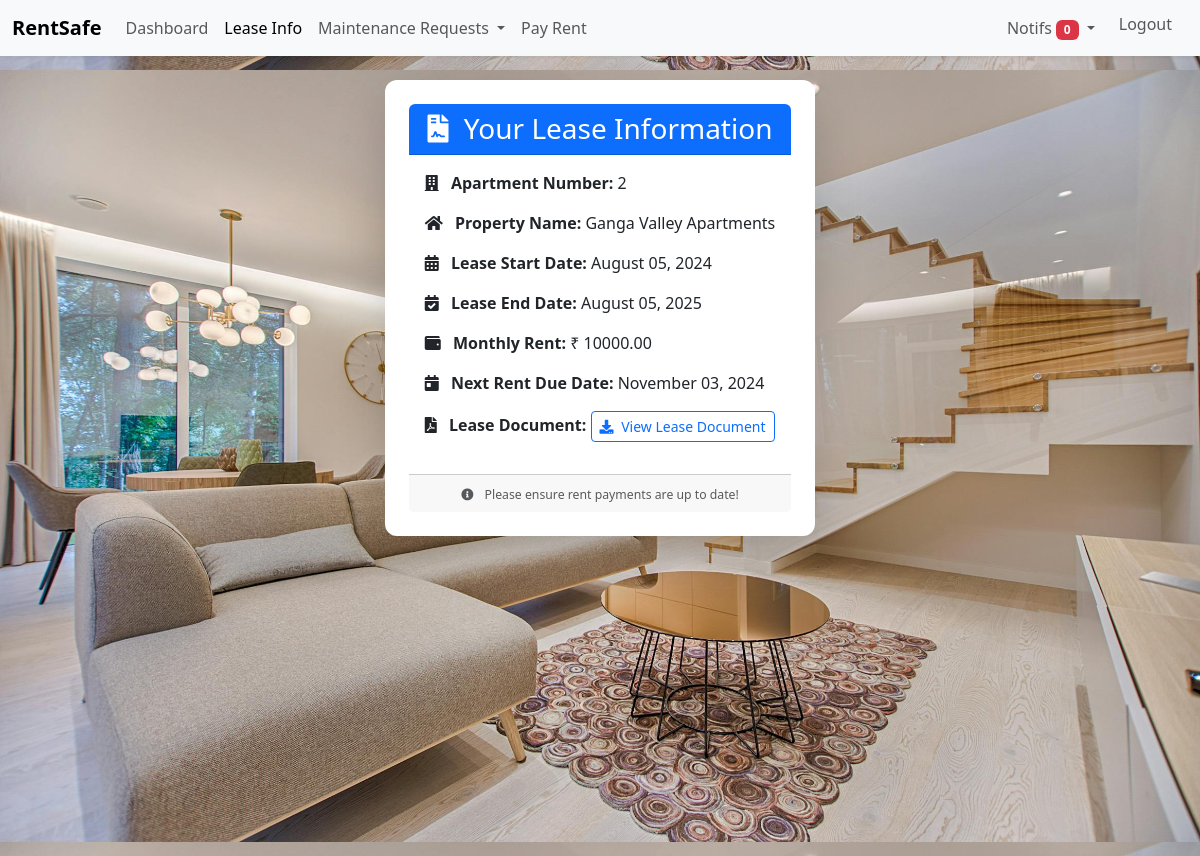
Page /resident/lease_info (signed in) on the committed database.
### app/models.py (models this page shows, shortened)
class Property(db.Model):
    id = db.Column(db.Integer, primary_key=True)
    name = db.Column(db.String(100), nullable=False)
    address = db.Column(db.String(256), nullable=False)
    apartments = db.relationship('Apartment', backref='property', lazy=True)

class Lease(db.Model):
    id = db.Column(db.Integer, primary_key=True)
    apartment_id = db.Column(db.Integer, db.ForeignKey('apartment.id'), nullable=False)
    lessee_id = db.Column(db.Integer, db.ForeignKey('lessee.id'), nullable=False)
    start_date = db.Column(db.Date, nullable=False)
    end_date = db.Column(db.Date, nullable=True)
    monthly_rent = db.Column(db.Numeric(10, 2), nullable=False)
    next_due_date = db.Column(db.Date, nullable=True)
    lease_document_url = db.Column(db.String(255), nullable=True)
    payments = db.relationship('Payment', backref='lease', lazy=True)

### app/routes/resident.py (the view)
@resident.route('/resident/lease_info', methods=['GET'])
@login_required
def view_lease_info():
    resident_id = current_user.id
    lessee_id = current_user.lessee_id
    current_app.logger.info(f"current user's id is {resident_id}")
    lease = (
        db.session.query(Lease, Apartment, Property)
        .join(Apartment, Lease.apartment_id == Apartment.id)
        .join(Property, Apartment.property_id == Property.id)
        .filter(Lease.lessee_id == lessee_id)
        .first()
    )
    if not lease:
        return "No lease information available.", 404
    lease_info = {
        "apartment_number": lease.Apartment.id,
        "property_name": lease.Property.name,
        "lease_start_date": lease.Lease.start_date.strftime("%B %d, %Y"),
        "lease_end_date": lease.Lease.end_date.strftime("%B %d, %Y"),
        "monthly_rent": lease.Lease.monthly_rent,
        "next_due_date": lease.Lease.next_due_date.strftime("%B %d, %Y"),
        "lease_document_url": lease.Lease.lease_document_url  # File URL
    }
    return render_template("resident/lease_info.html", lease_info=lease_info, user_role = current_user.role, current_page = request.endpoint)

### app/models.py (called while the page is built)
@login_manager.user_loader
def load_user(user_id):
    return User.query.get(int(user_id))

### app/routes/resident.py (called while the page is built)
@resident.context_processor
def inject_notifications():
    if current_user.is_authenticated:
        unread_count = get_unread_notification_count(current_user.id)
        recent_notifications = get_recent_notifications(current_user.id)
        return {"unread_count": unread_count, "notifications": recent_notifications}
    return {}

### app/services/notification_service.py (called while the page is built)
def get_unread_notification_count(user_id):
    return Notification.query.filter_by(user_id=user_id, is_read=False).count()

def get_recent_notifications(user_id, limit=2):
    return Notification.query.filter_by(user_id=user_id).order_by(Notification.created_at.desc()).limit(limit).all()

### app/templates/resident/lease_info.html
{% extends 'base.html' %}
{% block content %}
<div class="dashboard-background">
<div class="container d-flex justify-content-center p-4">
    <div class="card shadow-lg p-4" style="max-width: 600px; border-radius: 12px;">
        <div class="card-header text-center bg-primary text-white rounded-top">
            <h3 class="mb-0">
                <i class="fas fa-file-contract me-2"></i> Your Lease Information
            </h3>
        </div>
        <div class="card-body">
            <p><strong><i class="fas fa-building me-2"></i> Apartment Number:</strong> {{ lease_info.apartment_number }}</p>
            <p><strong><i class="fas fa-home me-2"></i> Property Name:</strong> {{ lease_info.property_name }}</p>
            <p><strong><i class="fas fa-calendar-alt me-2"></i> Lease Start Date:</strong> {{ lease_info.lease_start_date }}</p>
            <p><strong><i class="fas fa-calendar-check me-2"></i> Lease End Date:</strong> {{ lease_info.lease_end_date }}</p>
            <p><strong><i class="fas fa-wallet me-2"></i> Monthly Rent:</strong> ₹ {{ lease_info.monthly_rent }}</p>
            <p><strong><i class="fas fa-calendar-day me-2"></i> Next Rent Due Date:</strong> {{ lease_info.next_due_date }}</p>
            <p>
                <strong><i class="fas fa-file-pdf me-2"></i> Lease Document:</strong>
                <a href="{{ lease_info.lease_document_url }}" target="_blank" class="btn btn-sm btn-outline-primary">
                    <i class="fas fa-download me-1"></i> View Lease Document
                </a>
            </p>
        </div>
        <div class="card-footer text-muted text-center">
            <small><i class="fas fa-info-circle me-2"></i> Please ensure rent payments are up to date!</small>
        </div>
    </div>
</div>
</div>
{% endblock %}

### app/static/css/style.css (style rules this page uses)
a { color: #007bff; text-decoration: none !important; }
.dashboard-background { background-image: url("../images/bg1.jpeg"); background-size: contain; background-position: center center; height: 100vh; }
.card { border: none; background: #fff; transition: all 0.3s ease-in-out; }
.card-header { font-size: 24px; font-weight: bold; text-transform: capitalize; }
.fas { margin-right: 8px; }
.card-footer { font-size: 14px; }

### rows in the picture
Property: property_name "Ganga Valley Apartments"
Lease: lease_start_date "August 05, 2024", lease_end_date "August 05, 2025", monthly_rent "10000.00"

### other values in the picture
{{ unread_count or 0 }} "0"
{{ lease_info.apartment_number }} "2"
{{ lease_info.next_due_date }} "November 03, 2024"
